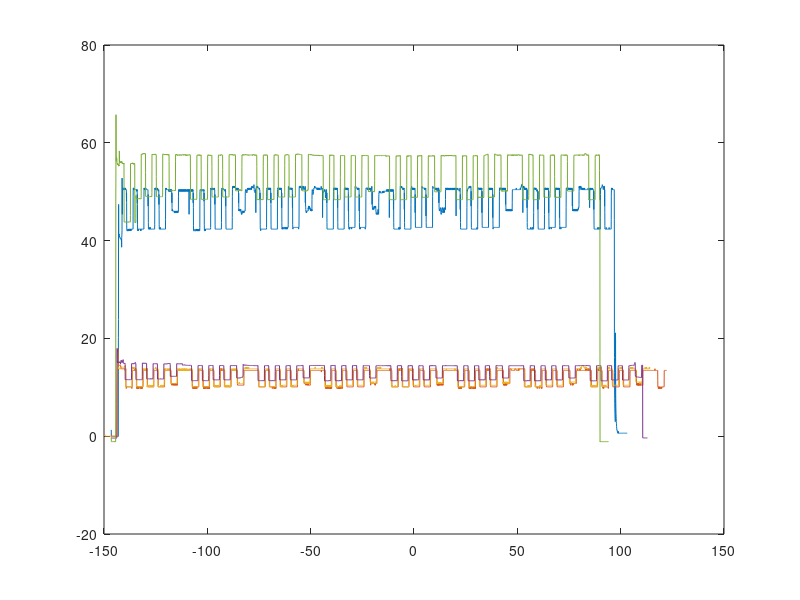

Write the MATLAB code that produced this figure. (Note: this script raises an error after producing the figure.)
clear; clc;
load Power_Checks

figure
plot(Times,Channel1V*1000)
hold on
plot(Times3,Channel1V3*1000)
plot(Times4,Channel1V4*1000)
plot(Times1,Channel1V1*100)
plot(Times2,Channel1V2*200)
ax=gca; ax.FontSize=16;
grid minor;
title('Arduino Pro Mini power mode current consumption measurements','fontSize',24);
xlabel('Time (sec)','fontSize',18);
ylabel('Current (mA)','fontSize',18);
legend('measured using 1\Omega resistor with 5V through the APM regulator','measured using 1\Omega resistor with 3.3V through the APM regulator','measured using 1\Omega resistor with 3.3V bypassing the APM regulator','measured using 10\Omega resistor','measured using 20\Omega resistor','fontSize',12);
xlim([-147,80]); ylim([-1 70]); 
